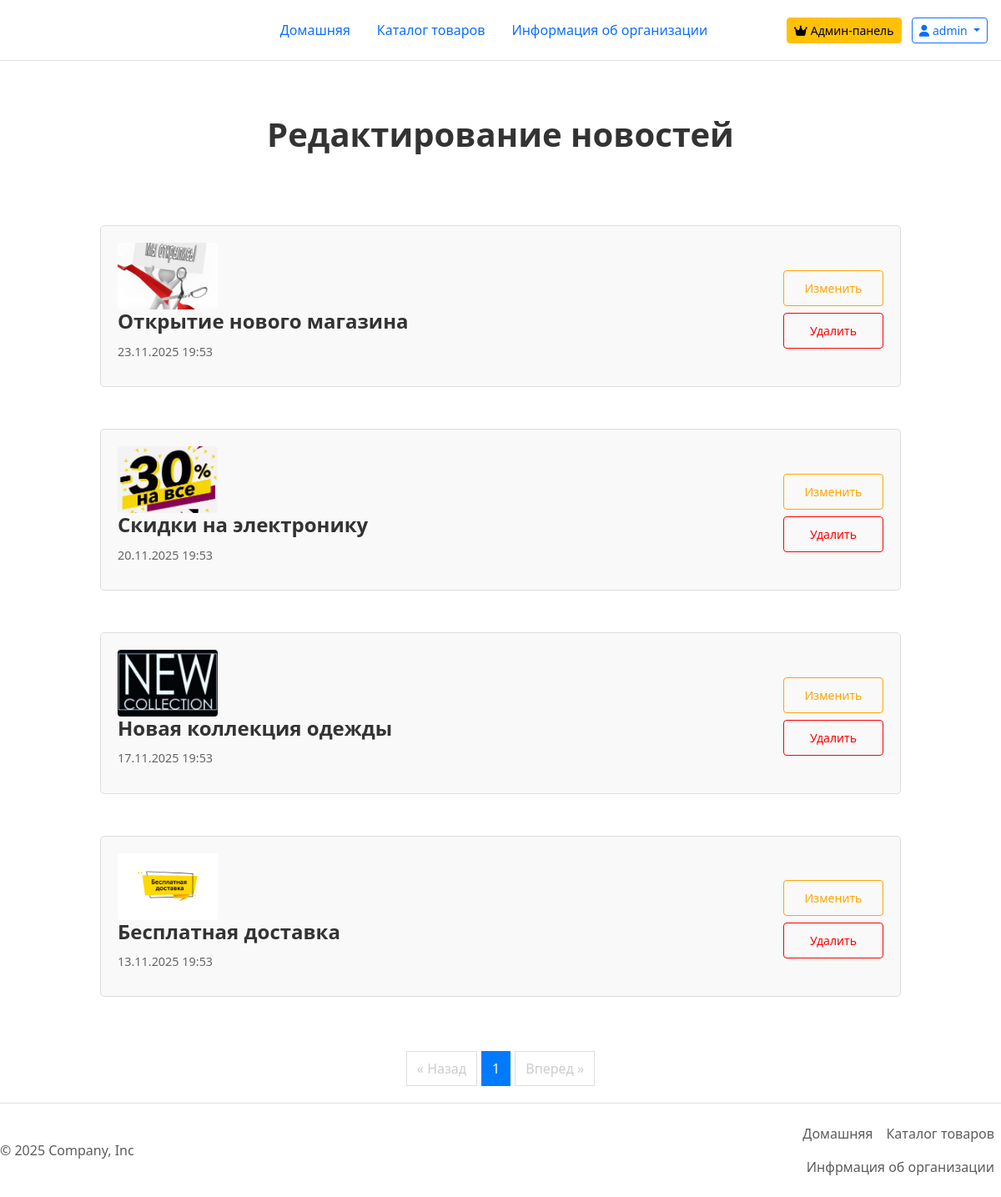
Page /admin/edit_news (signed in) on the committed database.
### models.py (models this page shows, shortened)
class User(UserMixin, db.Model):
    __tablename__ = 'user'
    id=db.Column(db.Integer(), primary_key=True)
    name = db.Column(db.String(100),default='')
    email = db.Column(db.String(100), nullable=False, unique=True)
    username=db.Column(db.String(50), nullable=False, unique=True)
    password_hash=db.Column(db.String(200), nullable=False, unique=True)
    is_admin = db.Column(db.Boolean, default=False)
    created_at = db.Column(db.DateTime, default=datetime.now)
    last_seen = db.Column(db.DateTime, default=datetime.now)
    google_id = db.Column(db.String(100), unique=True)
    cart_items=db.relationship('CartItem',backref='user',lazy=True,cascade='all,delete-orphan')

class News(db.Model):
    id=db.Column(db.Integer(), primary_key=True)
    title=db.Column(db.String(50),nullable=False)
    date=db.Column(db.DateTime,default=datetime.now)
    text=db.Column(db.Text,nullable=False)
    image=db.Column(db.String(50),nullable=False)
    author_id=db.Column(db.Integer,db.ForeignKey('user.id'))
    author=db.relationship('User',backref=db.backref('news',lazy=True))

### app.py (the view)
@app.route('/admin/edit_news')
@admin_required
def edit_news():
    page = request.args.get('page', 1, type=int)
    news_pagination = News.query.order_by(News.date.desc()).paginate(
        page=page,
        per_page=10,
        error_out=False
    )
    return render_template('admin/edit_news.html', news=news_pagination)

### app.py (called while the page is built)
@login_manager.user_loader
def load_user(user_id):
    return User.query.get(int(user_id))

@app.before_request
def before_request():
    if current_user.is_authenticated:
        current_user.last_seen = datetime.now()
        db.session.commit()

def admin_required(f):
    from functools import wraps
    @wraps(f)
    def decorated_function(*args, **kwargs):
        if not current_user.is_authenticated or not current_user.is_admin:
            flash('Требуются права администратора','warning')
            return redirect(url_for('index'))
        return f(*args,**kwargs)
    return decorated_function

@app.context_processor
def utility_processor():
    return dict(time_ago=time_ago)

### templates/admin/edit_news.html (shortened to what this page needs)
{% extends "base.html" %}
{% block link %}
<link rel="stylesheet" href="{{ url_for('static', filename='CSS/news.css') }} ">{% endblock %}
{% block content %}
<div class="container edit-news-container">
    <div class="header">
        <h1 class="page-title">Редактирование новостей</h1>
    </div>
    <div class="news-list">
        {% for new in news.items %}
        <a href="#" class="news-link">
            <div class="news-item">
                <div class="news-image">
                    <img src="{{new.image}}" alt="{{new.title}}">
                </div>
                <div class="news-content">
                    <h2 class="news-title">{{new.title}}</h2>
                    <div class="news-date">{{new.date.strftime('%d.%m.%Y %H:%M')}}</div>
                </div>
                <div class="news-actions">
                    <a href="/admin/edit_news/{{new.id}}" class="btn-edit">Изменить</a>
                    <a href="/admin/delete_news/{{new.id}}" class="btn-delete">Удалить</a>
                </div>
            </div>
        </a>
        {% endfor %}
        <div class="pagination">
            {% if news.has_prev %}
            <a href="{{ url_for('edit_news', page=news.prev_num) }}">« Назад</a>
            {% else %}
            <span class="disabled">« Назад</span>
            {% endif %}
            {% for page_num in news.iter_pages(left_edge=2, left_current=2, right_current=3, right_edge=2) %}
            {% if page_num %}
            {% if page_num == news.page %}
            <span class="current">{{ page_num }}</span>
            {% else %}
            <a href="{{ url_for('edit_news', page=page_num) }}">{{ page_num }}</a>
            {% endif %}
            {% else %}
            <span class="ellipsis">...</span>
            {% endif %}
            {% endfor %}
            {% if news.has_next %}
            <a href="{{ url_for('edit_news', page=news.next_num) }}">Вперед »</a>
            {% else %}
            <span class="disabled">Вперед »</span>
            {% endif %}
        </div>
    </div>
</div>
{% endblock %}

### templates/base.html (shortened to what this page needs)
<!DOCTYPE html>
<html lang="en">
<head>
    <link rel="stylesheet" href="{{ url_for('static', filename='CSS/bootstrap.min.css') }} ">
    <link rel="stylesheet" href="https://cdnjs.cloudflare.com/ajax/libs/font-awesome/6.4.0/css/all.min.css">
    {% block link %}{% endblock %}
</head>
<body>
<div class="container1">
    <header class="d-flex flex-wrap align-items-center justify-content-center justify-content-md-between py-3 mb-4 border-bottom">
        <div class="col-md-3 mb-2 mb-md-0"><a href="/"
                                              class="d-inline-flex link-body-emphasis text-decoration-none">
            <svg class="bi" width="40" height="32" role="img" aria-label="Bootstrap">
                <use xlink:href="#bootstrap"></use>
            </svg>
        </a></div>
        <ul class="nav nav-pills col-12 col-md-auto mb-2 justify-content-center mb-md-0">
            <li class="nav-item">
                <a href="/index"
                   class="nav-link {{ 'active' if request.endpoint == 'index' else '' }}">
                    Домашняя
                </a>
            </li>
            <li class="nav-item">
                <a href="/catalog"
                   class="nav-link {{ 'active' if request.endpoint and 'catalog' in request.endpoint else '' }}">
                    Каталог товаров
                </a>
            </li>
            <li class="nav-item">
                <a href="/info"
                   class="nav-link {{ 'active' if request.endpoint == 'info' else '' }}">
                    Информация об организации
                </a>
            </li>
        </ul>
        <div class="col-md-3 text-end me-3">
            {% if current_user.is_authenticated %}
            {% if current_user.is_admin %}
            <a class="btn btn-warning btn-sm me-2" href="{{ url_for('admin_dashboard') }}">
                <i class="fas fa-crown me-1"></i>Админ-панель
            </a>
            {% endif %}
            <div class="btn-group">
                <button type="button" class="btn btn-outline-primary btn-sm dropdown-toggle" data-bs-toggle="dropdown">
                    <i class="fas fa-user me-1"></i>{{ current_user.username }}
                </button>
            </div>
            {% endif %}
        </div>
    </header>
</div>
{% block content %}{% endblock %}
<div class="container1">
    <footer class="d-flex justify-content-between align-items-center py-3  border-top footer"><p
            class="col-md-4 mb-0 text-body-secondary">© 2025 Company, Inc</p> <a href="/"
                                                                                 class="col-md-4 d-flex align-items-center justify-content-center mb-3 mb-md-0 me-md-auto link-body-emphasis text-decoration-none"
                                                                                 aria-label="Bootstrap">
        <svg class="bi me-2" width="40" height="32" aria-hidden="true">
            <use xlink:href="#bootstrap"></use>
        </svg>
    </a>
        <ul class="nav col-md-4 justify-content-end">
            <li class="nav-item"><a href="/index" class="nav-link px-2 text-body-secondary">Домашняя</a></li>
            <li class="nav-item"><a href="/catalog" class="nav-link px-2 text-body-secondary">Каталог товаров</a></li>
            <li class="nav-item"><a href="/info" class="nav-link px-2 text-body-secondary">Инфрмация об организации</a>
            </li>
        </ul>
    </footer>
</div>
</body>
</html>

### static/CSS/news.css (style rules this page uses)
* { margin: 0; padding: 0; box-sizing: border-box; }
.container { max-width: 1000px; margin: 0 auto; padding: 20px; }
.header { text-align: center; margin-bottom: 40px; padding: 20px 0; }
.page-title { color: #333; font-size: 2.5rem; font-weight: bold; margin-bottom: 10px; }
.news-list { display: flex; flex-direction: column; gap: 15px; }
.news-item { background: white; border: 1px solid #ddd; border-radius: 8px; overflow: hidden; display: flex; align-items: center; padding: 15px; transition: box-shadow 0.3s ease; }
.news-image { width: 120px; height: 80px; flex-shrink: 0; margin-right: 20px; border-radius: 4px; overflow: hidden; }
.news-image img { width: 100%; height: 100%; object-fit: cover; display: block; }
.news-link { text-decoration: none; color: inherit; display: block; }
.news-content { flex: 1; }
.news-title { font-size: 1.2rem; font-weight: 600; color: #333; margin-bottom: 8px; }
.news-date { color: #666; font-size: 0.9rem; }
.news-item { border: 1px solid #ddd; padding: 20px; margin-bottom: 20px; border-radius: 5px; background: #f9f9f9; }
.news-title { font-size: 1.5em; margin-bottom: 10px; color: #333; }
.news-date { color: #666; font-size: 0.9em; margin-bottom: 10px; }
.news-content { line-height: 1.6; }
.pagination { display: flex; justify-content: center; margin-top: 30px; gap: 5px; }
.pagination a, .pagination span { padding: 8px 12px; border: 1px solid #ddd; text-decoration: none; color: #333; }
.pagination .current { background: #007bff; color: white; border-color: #007bff; }
.pagination .disabled { color: #ccc; cursor: not-allowed; }
.news-actions { display: flex; flex-direction: column; gap: 8px; margin-left: 20px; min-width: 120px; margin-left: auto; }
.btn-edit, .btn-delete { padding: 8px 16px; text-align: center; text-decoration: none; border-radius: 4px; font-size: 14px; font-weight: 500; transition: all 0.3s ease; border: none; cursor: pointer; width: 100%; }
.btn-edit { font-weight: 300; font-size: 14px; color: #ffa500; padding: 10px; text-align: center; border: 1px solid #ffa500; border-radius: 4px; }
.btn-delete { font-weight: 300; font-size: 14px; color: #ff0000; padding: 10px; text-align: center; border: 1px solid #ff0000; border-radius: 4px; }

### rows in the picture
User: username "admin"
News: image (picture), title "Открытие нового магазина", date "23.11.2025 19:53"
News: image (picture), title "Скидки на электронику", date "20.11.2025 19:53"
News: image (picture), title "Новая коллекция одежды", date "17.11.2025 19:53"
News: image (picture), title "Бесплатная доставка", date "13.11.2025 19:53"

### other values in the picture
{{ page_num }} "1"
